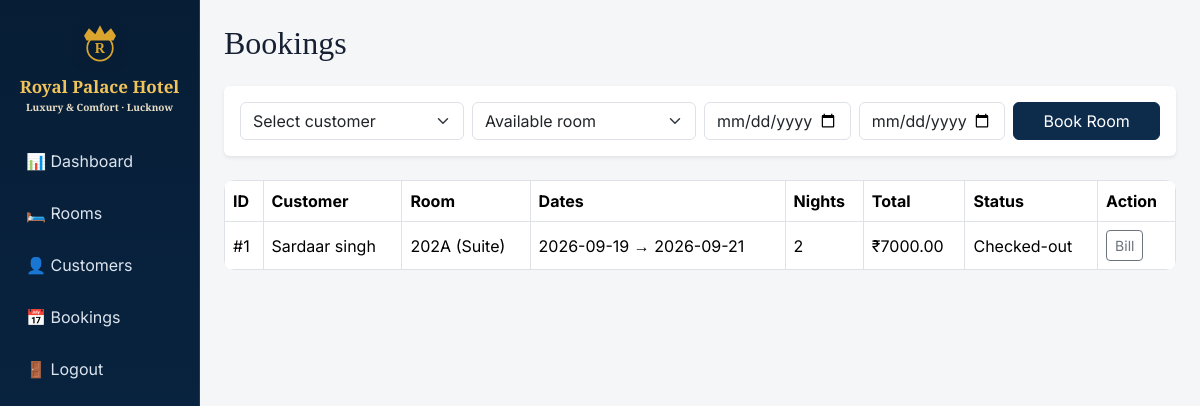
The app's page /bookings (signed in) with its own data.
### tables this page shows
CREATE TABLE bookings (
        id INTEGER PRIMARY KEY AUTOINCREMENT,
        customer_id INTEGER NOT NULL,
        room_id INTEGER NOT NULL,
        check_in TEXT NOT NULL,
        check_out TEXT NOT NULL,
        nights INTEGER NOT NULL,
        total REAL NOT NULL,
        status TEXT NOT NULL DEFAULT 'Booked',
        FOREIGN KEY(customer_id) REFERENCES customers(id),
        FOREIGN KEY(room_id) REFERENCES rooms(id)
    );

CREATE TABLE customers (
        id INTEGER PRIMARY KEY AUTOINCREMENT,
        name TEXT NOT NULL,
        phone TEXT NOT NULL,
        email TEXT
    );

CREATE TABLE rooms (
        id INTEGER PRIMARY KEY AUTOINCREMENT,
        room_number TEXT UNIQUE NOT NULL,
        room_type TEXT NOT NULL,
        price REAL NOT NULL,
        status TEXT NOT NULL DEFAULT 'Available'
    );

### app.py (the view, shortened to what this page needs)
@app.route("/bookings", methods=["GET","POST"])
@login_required
def bookings():
    conn = get_db()
    customers = conn.execute("SELECT * FROM customers ORDER BY name").fetchall()
    rooms = conn.execute("SELECT * FROM rooms WHERE status='Available' ORDER BY room_number").fetchall()
    rows = conn.execute("""
        SELECT b.*, c.name customer_name, r.room_number, r.room_type
        FROM bookings b
        JOIN customers c ON c.id=b.customer_id
        JOIN rooms r ON r.id=b.room_id
        ORDER BY b.id DESC
    """).fetchall()
    conn.close()
    return render_template("bookings.html", bookings=rows, customers=customers, rooms=rooms)

### app.py (called while the page is built)
def get_db():
    conn = sqlite3.connect(DB)
    conn.row_factory = sqlite3.Row
    return conn

def login_required(f):
    @wraps(f)
    def wrapper(*args, **kwargs):
        if "user_id" not in session:
            return redirect(url_for("login"))
        return f(*args, **kwargs)
    return wrapper

### templates/bookings.html (shortened to what this page needs)
{% extends "base.html" %}{% block content %}
<h2>Bookings</h2><div class="card shadow-sm border-0 my-4"><div class="card-body">
{% if customers and rooms %}<form method="post" class="row g-2">
<div class="col-md-3"><select class="form-select" name="customer_id" required><option value="">Select customer</option>{% for c in customers %}<option value="{{c.id}}">{{c.name}}</option>{% endfor %}</select></div>
<div class="col-md-3"><select class="form-select" name="room_id" required><option value="">Available room</option>{% for r in rooms %}<option value="{{r.id}}">Room {{r.room_number}} — ₹{{r.price}}</option>{% endfor %}</select></div>
<div class="col-md-2"><input class="form-control" type="date" name="check_in" required></div>
<div class="col-md-2"><input class="form-control" type="date" name="check_out" required></div>
<div class="col-md-2"><button class="btn btn-primary w-100">Book Room</button></div>
</form>{% else %}<div class="alert alert-info mb-0">Add at least one customer and keep an available room before creating a booking.</div>{% endif %}
</div></div>
<div class="table-responsive"><table class="table table-bordered align-middle"><tr><th>ID</th><th>Customer</th><th>Room</th><th>Dates</th><th>Nights</th><th>Total</th><th>Status</th><th>Action</th></tr>
{% for b in bookings %}<tr><td>#{{b.id}}</td><td>{{b.customer_name}}</td><td>{{b.room_number}} ({{b.room_type}})</td><td>{{b.check_in}} → {{b.check_out}}</td><td>{{b.nights}}</td><td>₹{{"%.2f"|format(b.total)}}</td><td>{{b.status}}</td><td class="text-nowrap"><a class="btn btn-sm btn-outline-secondary" href="{{url_for('bill',booking_id=b.id)}}">Bill</a> </td></tr>{% else %}<tr><td colspan="8">No bookings yet.</td></tr>{% endfor %}
</table></div>{% endblock %}

### static/style.css (style rules this page uses)
:root { --navy:#071d36;--navy2:#0d2b4b;--gold:#d9a52e;--gold2:#f0c45a }
body { background:#f4f6f8;font-family:Inter,Arial,sans-serif;color:#172033 }
h1,h2,h3,h4,h5 { font-family:'Playfair Display',Georgia,serif }
.btn-primary { background:var(--navy2);border-color:var(--navy2) }
.table { background:#fff;border-radius:10px;overflow:hidden }

### records on screen
bookings: id "1", customer_name "Sardaar singh", room_number "202A", room_type "Suite", check_in "2026-09-19", check_out "2026-09-21", nights "2", total "7000.00", status "Checked-out"
